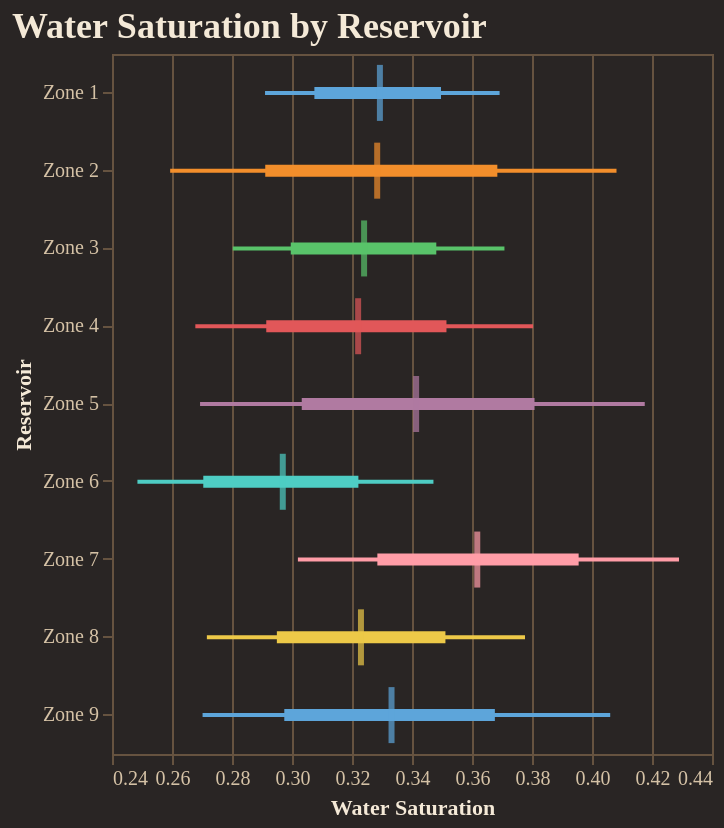

Source (notebook cell):
### Code cell
fig = reporter.plotter.forest_plot(
    "Water Saturation", 
    backend=PLOTTING_BACKEND
)
fig.show()

### Figure 1 — Vega-Lite specification as saved in the notebook (floating-point values rounded to 4 significant figures)
{"config": {"background": "#292524", "view": {"fill": "#292524", "stroke": "#665340"}, "title": {"color": "#f4e9d7", "font": "Merriweather", "fontSize": 18, "fontWeight": 600, "subtitleColor": "#d5c2a6", "anchor": "start"}, "axis": {"domainColor": "#665340", "gridColor": "#665340", "tickColor": "#665340", "labelColor": "#d5c2a6", "titleColor": "#f4e9d7", "labelFont": "Merriweather", "titleFont": "Merriweather"}, "legend": {"titleColor": "#f4e9d7", "labelColor": "#d5c2a6", "labelFont": "Merriweather", "titleFont": "Merriweather", "orient": "top-right", "symbolType": "circle"}, "header": {"labelColor": "#d5c2a6", "titleColor": "#f4e9d7", "labelFont": "Merriweather", "titleFont": "Merriweather"}, "mark": {"color": "#c78d3b"}, "line": {"color": "#c78d3b"}, "bar": {"color": "#c78d3b"}, "point": {"color": "#ddb06d"}, "area": {"color": "#c78d3b", "opacity": 0.35}, "text": {"color": "#f4e9d7", "font": "Merriweather"}, "range": {"category": ["#5DA5DA", "#F28E2B", "#59C36A", "#E15759", "#B07AA1", "#4ECDC4", "#FF9DA7", "#EDC948"]}}, "layer": [{"mark": {"type": "rule", "strokeWidth": 2}, "encoding": {"color": {"field": "group", "legend": null, "type": "nominal"}, "x": {"field": "p10", "scale": {"zero": false}, "title": "Water Saturation", "type": "quantitative"}, "x2": {"field": "p90"}, "y": {"field": "group", "sort": ["Zone 1", "Zone 2", "Zone 3", "Zone 4", "Zone 5", "Zone 6", "Zone 7", "Zone 8", "Zone 9"], "title": "Reservoir", "type": "nominal"}}}, {"mark": {"type": "rule", "strokeWidth": 6}, "encoding": {"color": {"field": "group", "legend": null, "type": "nominal"}, "x": {"field": "p25", "scale": {"zero": false}, "title": "Water Saturation", "type": "quantitative"}, "x2": {"field": "p75"}, "y": {"field": "group", "sort": ["Zone 1", "Zone 2", "Zone 3", "Zone 4", "Zone 5", "Zone 6", "Zone 7", "Zone 8", "Zone 9"], "title": "Reservoir", "type": "nominal"}}}, {"mark": {"type": "tick", "color": "black", "size": 28, "thickness": 3}, "encoding": {"color": {"field": "group", "legend": null, "type": "nominal"}, "tooltip": [{"field": "group", "title": "Group", "type": "nominal"}, {"field": "p10", "title": "P10", "type": "quantitative"}, {"field": "p25", "title": "P25", "type": "quantitative"}, {"field": "median", "title": "Median", "type": "quantitative"}, {"field": "p75", "title": "P75", "type": "quantitative"}, {"field": "p90", "title": "P90", "type": "quantitative"}], "x": {"field": "median", "scale": {"zero": false}, "title": "Water Saturation", "type": "quantitative"}, "y": {"field": "group", "sort": ["Zone 1", "Zone 2", "Zone 3", "Zone 4", "Zone 5", "Zone 6", "Zone 7", "Zone 8", "Zone 9"], "title": "Reservoir", "type": "nominal"}}}], "data": {"name": "data-a4ded8df24657a22347c3110a484f480"}, "height": 350, "title": "Water Saturation by Reservoir", "width": "container", "$schema": "https://vega.github.io/schema/vega-lite/v5.20.1.json", "datasets": {"data-a4ded8df24657a22347c3110a484f480": [{"group": "Zone 1", "p10": 0.291, "p25": 0.3075, "median": 0.3293, "p75": 0.3497, "p90": 0.3692}, {"group": "Zone 2", "p10": 0.2594, "p25": 0.2911, "median": 0.3284, "p75": 0.3684, "p90": 0.4082}, {"group": "Zone 3", "p10": 0.2803, "p25": 0.2996, "median": 0.324, "p75": 0.3481, "p90": 0.3708}, {"group": "Zone 4", "p10": 0.2678, "p25": 0.2914, "median": 0.322, "p75": 0.3515, "p90": 0.3804}, {"group": "Zone 5", "p10": 0.2693, "p25": 0.3033, "median": 0.3414, "p75": 0.3808, "p90": 0.4176}, {"group": "Zone 6", "p10": 0.2485, "p25": 0.2704, "median": 0.2969, "p75": 0.3221, "p90": 0.3471}, {"group": "Zone 7", "p10": 0.302, "p25": 0.3285, "median": 0.3618, "p75": 0.3956, "p90": 0.429}, {"group": "Zone 8", "p10": 0.2716, "p25": 0.295, "median": 0.323, "p75": 0.3511, "p90": 0.3777}, {"group": "Zone 9", "p10": 0.2702, "p25": 0.2974, "median": 0.3332, "p75": 0.3676, "p90": 0.4061}]}}
